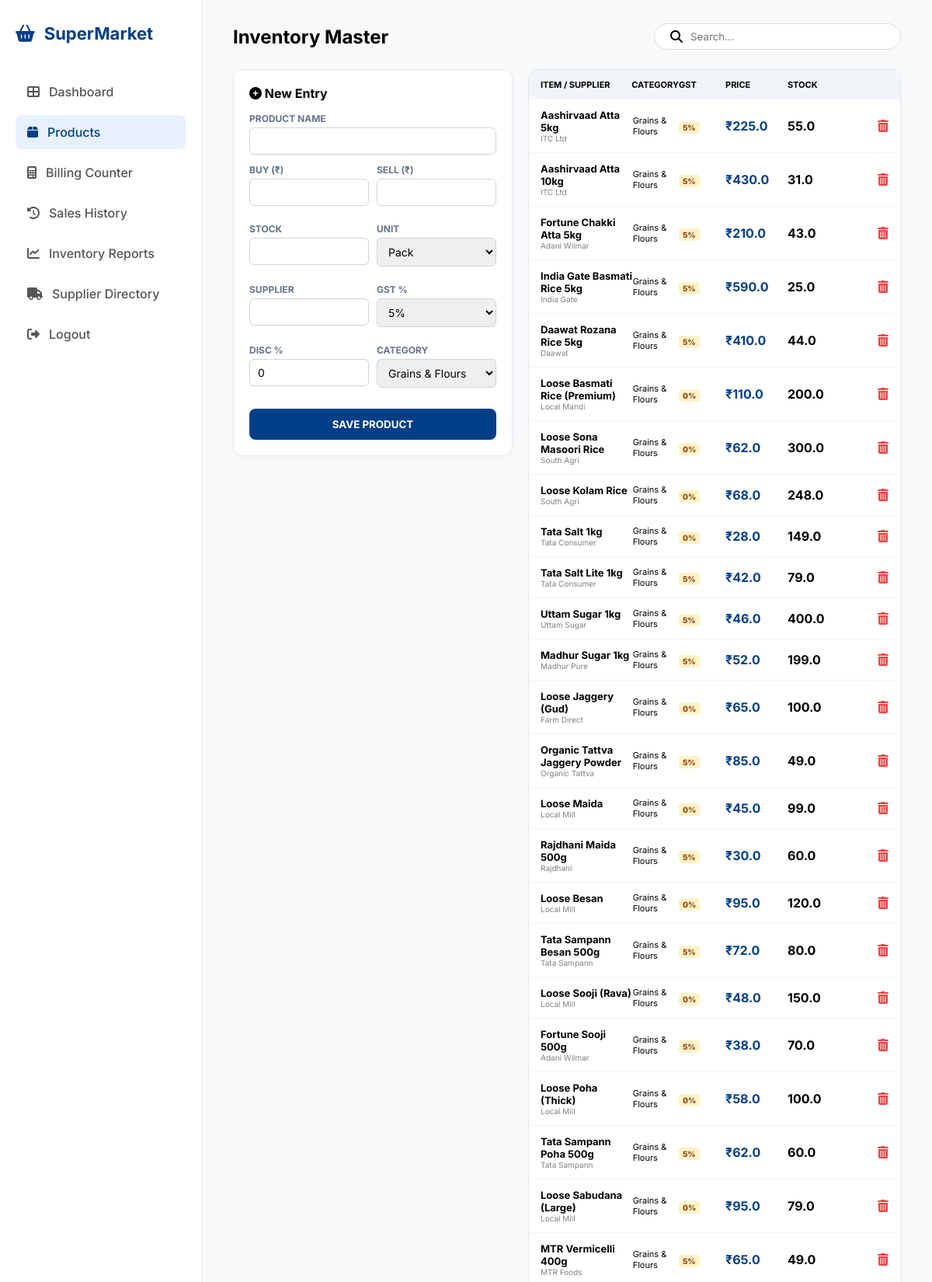
Screenshot of /products (signed in, upper part) with the database file from the repository.
### tables this page shows
CREATE TABLE products (
        id INTEGER PRIMARY KEY AUTOINCREMENT, name TEXT, category TEXT, unit TEXT, 
        purchase_price REAL, price REAL, stock REAL, supplier TEXT, discount REAL, gst_percent REAL);

### app.py (the view)
@app.route('/products')
def products():
    if 'user' not in session: return redirect(url_for('login'))
    conn = get_db_connection(); db_p = conn.execute('SELECT * FROM products').fetchall(); conn.close()
    return render_template('products.html', products=db_p)

### app.py (called while the page is built)
def get_db_connection():
    conn = sqlite3.connect('supermarket.db')
    conn.row_factory = sqlite3.Row
    return conn

### templates/products.html (shortened to what this page needs)
<!DOCTYPE html>
<html lang="en">
<head>
    <link rel="stylesheet" href="https://cdnjs.cloudflare.com/ajax/libs/font-awesome/6.4.0/css/all.min.css">
    <link rel="stylesheet" href="{{ url_for('static', filename='style.css') }}">
</head>
<body class="dashboard-page">
    <div class="dashboard-wrapper">
        <aside class="sidebar">
            <div class="sidebar-brand">
                <i class="fas fa-shopping-basket"></i>
                <span>SuperMarket</span>
            </div>
            <nav class="nav-links">
                {% if session['role'] == 'Admin' %}
                <a href="/dashboard" class="nav-item"><i class="fas fa-th-large"></i> Dashboard</a>
                {% endif %}
                <a href="/products" class="nav-item active"><i class="fas fa-box"></i> Products</a>
                <a href="/billing" class="nav-item"><i class="fas fa-calculator"></i> Billing Counter</a>
                {% if session['role'] == 'Admin' %}
                <a href="/history" class="nav-item"><i class="fas fa-history"></i> Sales History</a>
                <a href="/reports" class="nav-item"><i class="fas fa-chart-line"></i> Inventory Reports</a>
                <a href="/suppliers" class="nav-item"><i class="fas fa-truck"></i> Supplier Directory</a>
                {% endif %}
            </nav>
            <div class="sidebar-footer">
                <a href="/logout" class="nav-item"><i class="fas fa-sign-out-alt"></i> Logout</a>
            </div>
        </aside>
        <main class="main-content">
            <header class="top-header" style="margin-bottom: 20px;">
                <h2>Inventory Master</h2>
                <div class="search-container"><i class="fas fa-search"></i><input type="text" id="productSearch" placeholder="Search..." onkeyup="filterProducts()"></div>
            </header>
            <div class="products-layout-grid">
                {% if session['role'] == 'Admin' %}
                <div class="compact-card">
                    <h3 style="font-size: 16px; margin-bottom: 15px;"><i class="fas fa-plus-circle"></i> New Entry</h3>
                    <form action="/add_product" method="POST">
                        <div class="compact-field">
                            <label>Product Name</label>
                            <input type="text" name="name" required>
                        </div>
                        <div class="form-row-2">
                            <div class="compact-field"><label>Buy (₹)</label><input type="number" step="0.01" name="purchase_price" required></div>
                            <div class="compact-field"><label>Sell (₹)</label><input type="number" step="0.01" name="price" required></div>
                        </div>
                        <div class="form-row-2">
                            <div class="compact-field"><label>Stock</label><input type="number" step="0.01" name="stock" required></div>
                            <div class="compact-field">
                                <label>Unit</label>
                                <select name="unit">
                                    <option>Pack</option><option>Kg</option><option>Ltr</option><option>Bottle</option>
                                </select>
                            </div>
                        </div>
                        <div class="form-row-2">
                            <div class="compact-field"><label>Supplier</label><input type="text" name="supplier"></div>
                            <div class="compact-field">
                                <label>GST %</label>
                                <select name="gst_percent">
                                    <option value="0">0%</option><option value="5" selected>5%</option>
                                </select>
                            </div>
                        </div>
                        <div class="form-row-2">
                            <div class="compact-field"><label>Disc %</label><input type="number" name="discount" value="0"></div>
                            <div class="compact-field">
                                <label>Category</label>
                                <select name="category">
                                    <option>Grains & Flours</option>
                                </select>
                            </div>
                        </div>
                        <button type="submit" class="btn-save-sm">SAVE PRODUCT</button>
                    </form>
                </div>
                {% endif %}
                <div class="compact-card" style="padding: 0; overflow-y: auto; max-height: 80vh;">
                    <div class="inventory-header">
                        <span>Item / Supplier</span><span>Category</span><span>GST</span><span>Price</span><span>Stock</span><span></span>
                    </div>
                    <div id="inventoryContainer">
                        {% for item in products %}
                        <div class="inventory-item">
                            <div style="display:flex; flex-direction:column">
                                <strong style="font-size:13px">{{ item['name'] }}</strong>
                                <small style="color:gray; font-size:10px">{{ item['supplier'] }}</small>
                            </div>
                            <div style="font-size:11px">{{ item['category'] }}</div>
                            <div><span class="gst-tag">{{ item['gst_percent']|int }}%</span></div>
                            <div style="font-weight:700; color:#003f87">₹{{ item['price'] }}</div>
                            <div style="font-weight:700">{{ item['stock'] }}</div>
                            <div style="text-align:right">
                                {% if session['role'] == 'Admin' %}
                                <a href="/delete_product/{{ item['id'] }}" onclick="return confirm('Delete this product?')" style="color:#ef4444"><i class="fas fa-trash-alt"></i></a>
                                {% endif %}
                            </div>
                        </div>
                        {% endfor %}
                    </div>
                </div>
            </div>
        </main>
    </div>
</body>
</html>

### static/style.css (style rules this page uses)
:root { --primary: #003f87; --bg: #fbf9f8; --white: #ffffff; --text: #1b1c1c; --text-muted: #64748b; --border: #e2e8f0; }
* { margin: 0; padding: 0; box-sizing: border-box; font-family: 'Inter', sans-serif; }
.dashboard-wrapper { display: flex; height: 100vh; overflow: hidden; background-color: #f8f9fa; }
.sidebar { width: 260px; background: white; border-right: 1px solid #eee; display: flex; flex-direction: column; padding: 30px 20px; height: 100vh; }
.sidebar-brand { display: flex; align-items: center; gap: 12px; font-size: 22px; font-weight: 700; color: #003f87; margin-bottom: 40px; }
.nav-item { display: flex; align-items: center; gap: 12px; padding: 12px 15px; color: #555; text-decoration: none; margin-bottom: 8px; border-radius: 8px; font-weight: 500; }
.nav-item.active { background: #e7f1ff; color: #003f87; }
.main-content { flex: 1; padding: 30px 40px; overflow-y: auto; height: 100vh; }
.top-header { display: flex; justify-content: space-between; align-items: center; margin-bottom: 30px; }
.products-layout-grid { display: grid; grid-template-columns: 350px 1fr; gap: 25px; margin-top: 25px; align-items: start; }
.search-container { background: white; padding: 8px 20px; border-radius: 50px; display: flex; align-items: center; gap: 10px; border: 1px solid #ddd; width: fit-content; }
.search-container input { border: none; outline: none; width: 250px; }

### templates/products.html (style rules this page uses)
.products-layout-grid { display: grid; grid-template-columns: 360px 1fr; gap: 20px; align-items: start; }
.compact-card { background: white; padding: 20px; border-radius: 12px; border: 1px solid #e2e8f0; box-shadow: 0 4px 6px rgba(0,0,0,0.02); }
.form-row-2 { display: grid; grid-template-columns: 1fr 1fr; gap: 10px; margin-bottom: 10px; }
.compact-field { margin-bottom: 12px; }
.compact-field label { display: block; font-size: 12px; font-weight: 700; color: #64748b; margin-bottom: 4px; text-transform: uppercase; }
.compact-field input, .compact-field select { width: 100%; padding: 8px 10px; border: 1px solid #cbd5e1; border-radius: 6px; font-size: 14px; outline: none; }
.btn-save-sm { width: 100%; background: #003f87; color: white; border: none; padding: 12px; border-radius: 8px; font-weight: 700; cursor: pointer; margin-top: 5px; }
.inventory-header { display: grid; grid-template-columns: 2fr 1fr 60px 80px 80px 50px; background: #f1f5f9; padding: 12px 15px; font-weight: 700; font-size: 11px; text-transform: uppercase; position: sticky; top: 0; z-index: 5; }
.inventory-item { display: grid; grid-template-columns: 2fr 1fr 60px 80px 80px 50px; padding: 12px 15px; border-bottom: 1px solid #f1f5f9; align-items: center; background: white; }
.gst-tag { background: #fef3c7; color: #92400e; padding: 2px 5px; border-radius: 4px; font-size: 10px; font-weight: 800; }

### rows the page displays
products: name "Aashirvaad Atta 5kg", supplier "ITC Ltd", category "Grains & Flours", gst_percent "5", price "225.0", stock "55.0"
products: name "Aashirvaad Atta 10kg", supplier "ITC Ltd", category "Grains & Flours", gst_percent "5", price "430.0", stock "31.0"
products: name "Fortune Chakki Atta 5kg", supplier "Adani Wilmar", category "Grains & Flours", gst_percent "5", price "210.0", stock "43.0"
products: name "India Gate Basmati Rice 5kg", supplier "India Gate", category "Grains & Flours", gst_percent "5", price "590.0", stock "25.0"
products: name "Daawat Rozana Rice 5kg", supplier "Daawat", category "Grains & Flours", gst_percent "5", price "410.0", stock "44.0"
products: name "Loose Basmati Rice (Premium)", supplier "Local Mandi", category "Grains & Flours", gst_percent "0", price "110.0", stock "200.0"
products: name "Loose Sona Masoori Rice", supplier "South Agri", category "Grains & Flours", gst_percent "0", price "62.0", stock "300.0"
products: name "Loose Kolam Rice", supplier "South Agri", category "Grains & Flours", gst_percent "0", price "68.0", stock "248.0"
products: name "Tata Salt 1kg", supplier "Tata Consumer", category "Grains & Flours", gst_percent "0", price "28.0", stock "149.0"
products: name "Tata Salt Lite 1kg", supplier "Tata Consumer", category "Grains & Flours", gst_percent "5", price "42.0", stock "79.0"
products: name "Uttam Sugar 1kg", supplier "Uttam Sugar", category "Grains & Flours", gst_percent "5", price "46.0", stock "400.0"
products: name "Madhur Sugar 1kg", supplier "Madhur Pure", category "Grains & Flours", gst_percent "5", price "52.0", stock "199.0"
products: name "Loose Jaggery (Gud)", supplier "Farm Direct", category "Grains & Flours", gst_percent "0", price "65.0", stock "100.0"
products: name "Organic Tattva Jaggery Powder", supplier "Organic Tattva", category "Grains & Flours", gst_percent "5", price "85.0", stock "49.0"
products: name "Loose Maida", supplier "Local Mill", category "Grains & Flours", gst_percent "0", price "45.0", stock "99.0"
products: name "Rajdhani Maida 500g", supplier "Rajdhani", category "Grains & Flours", gst_percent "5", price "30.0", stock "60.0"
products: name "Loose Besan", supplier "Local Mill", category "Grains & Flours", gst_percent "0", price "95.0", stock "120.0"
products: name "Tata Sampann Besan 500g", supplier "Tata Sampann", category "Grains & Flours", gst_percent "5", price "72.0", stock "80.0"
products: name "Loose Sooji (Rava)", supplier "Local Mill", category "Grains & Flours", gst_percent "0", price "48.0", stock "150.0"
products: name "Fortune Sooji 500g", supplier "Adani Wilmar", category "Grains & Flours", gst_percent "5", price "38.0", stock "70.0"
products: name "Loose Poha (Thick)", supplier "Local Mill", category "Grains & Flours", gst_percent "0", price "58.0", stock "100.0"
products: name "Tata Sampann Poha 500g", supplier "Tata Sampann", category "Grains & Flours", gst_percent "5", price "62.0", stock "60.0"
products: name "Loose Sabudana (Large)", supplier "Local Mill", category "Grains & Flours", gst_percent "0", price "95.0", stock "79.0"
products: name "MTR Vermicelli 400g", supplier "MTR Foods", category "Grains & Flours", gst_percent "5", price "65.0", stock "49.0"
